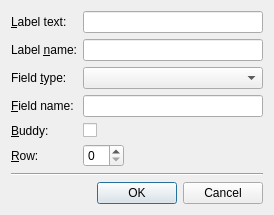
<?xml version="1.0" encoding="UTF-8"?>
<ui version="4.0">
 <class>FormLayoutRowDialog</class>
 <widget class="QDialog" name="FormLayoutRowDialog">
  <property name="windowTitle">
   <string>Add Form Layout Row</string>
  </property>
  <layout class="QVBoxLayout" name="verticalLayout">
   <item>
    <layout class="QFormLayout" name="formLayout">
     <property name="fieldGrowthPolicy">
      <enum>QFormLayout::ExpandingFieldsGrow</enum>
     </property>
     <item row="0" column="0">
      <widget class="QLabel" name="labelTextLabel">
       <property name="text">
        <string>&amp;Label text:</string>
       </property>
       <property name="buddy">
        <cstring>labelTextLineEdit</cstring>
       </property>
      </widget>
     </item>
     <item row="0" column="1">
      <widget class="QLineEdit" name="labelTextLineEdit">
       <property name="minimumSize">
        <size>
         <width>180</width>
         <height>0</height>
        </size>
       </property>
      </widget>
     </item>
     <item row="1" column="1">
      <widget class="QLineEdit" name="labelNameLineEdit"/>
     </item>
     <item row="2" column="0">
      <widget class="QLabel" name="fieldClassLabel">
       <property name="text">
        <string>Field &amp;type:</string>
       </property>
       <property name="buddy">
        <cstring>fieldClassComboBox</cstring>
       </property>
      </widget>
     </item>
     <item row="2" column="1">
      <widget class="QComboBox" name="fieldClassComboBox">
       <property name="sizePolicy">
        <sizepolicy hsizetype="MinimumExpanding" vsizetype="Fixed">
         <horstretch>0</horstretch>
         <verstretch>0</verstretch>
        </sizepolicy>
       </property>
      </widget>
     </item>
     <item row="3" column="0">
      <widget class="QLabel" name="fieldNameLabel">
       <property name="text">
        <string>&amp;Field name:</string>
       </property>
       <property name="buddy">
        <cstring>fieldNameLineEdit</cstring>
       </property>
      </widget>
     </item>
     <item row="4" column="0">
      <widget class="QLabel" name="buddyLabel">
       <property name="text">
        <string>&amp;Buddy:</string>
       </property>
       <property name="buddy">
        <cstring>buddyCheckBox</cstring>
       </property>
      </widget>
     </item>
     <item row="4" column="1">
      <widget class="QCheckBox" name="buddyCheckBox">
       <property name="text">
        <string/>
       </property>
      </widget>
     </item>
     <item row="5" column="0">
      <widget class="QLabel" name="rowLabel">
       <property name="text">
        <string>&amp;Row:</string>
       </property>
       <property name="buddy">
        <cstring>rowSpinBox</cstring>
       </property>
      </widget>
     </item>
     <item row="5" column="1">
      <widget class="QSpinBox" name="rowSpinBox"/>
     </item>
     <item row="3" column="1">
      <widget class="QLineEdit" name="fieldNameLineEdit"/>
     </item>
     <item row="1" column="0">
      <widget class="QLabel" name="labelNameLabel">
       <property name="text">
        <string>Label &amp;name:</string>
       </property>
       <property name="buddy">
        <cstring>labelNameLineEdit</cstring>
       </property>
      </widget>
     </item>
    </layout>
   </item>
   <item>
    <widget class="Line" name="line">
     <property name="orientation">
      <enum>Qt::Horizontal</enum>
     </property>
    </widget>
   </item>
   <item>
    <widget class="QDialogButtonBox" name="buttonBox">
     <property name="orientation">
      <enum>Qt::Horizontal</enum>
     </property>
     <property name="standardButtons">
      <set>QDialogButtonBox::Cancel|QDialogButtonBox::Ok</set>
     </property>
    </widget>
   </item>
  </layout>
 </widget>
 <connections>
  <connection>
   <sender>buttonBox</sender>
   <signal>accepted()</signal>
   <receiver>FormLayoutRowDialog</receiver>
   <slot>accept()</slot>
   <hints>
    <hint type="sourcelabel">
     <x>248</x>
     <y>254</y>
    </hint>
    <hint type="destinationlabel">
     <x>157</x>
     <y>274</y>
    </hint>
   </hints>
  </connection>
  <connection>
   <sender>buttonBox</sender>
   <signal>rejected()</signal>
   <receiver>FormLayoutRowDialog</receiver>
   <slot>reject()</slot>
   <hints>
    <hint type="sourcelabel">
     <x>316</x>
     <y>260</y>
    </hint>
    <hint type="destinationlabel">
     <x>286</x>
     <y>274</y>
    </hint>
   </hints>
  </connection>
 </connections>
</ui>
